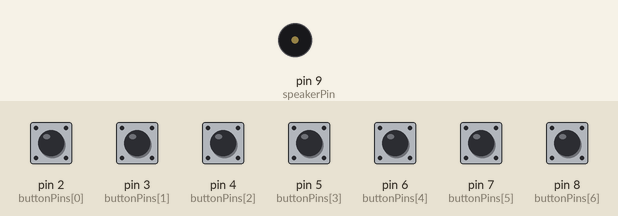
A sketch run on a simulated Arduino Uno, built with avr-gcc and run on an emulated ATmega328P. Parts: buzzer (waves = sounding). The inputs (shaded band) are chosen by the test bench; at power-on: pin 2 (buttonPins[0]), pin 3 (buttonPins[1]), pin 4 (buttonPins[2]), pin 5 (buttonPins[3]), pin 6 (buttonPins[4]), pin 7 (buttonPins[5]), pin 8 (buttonPins[6]) HIGH.

Above: at 1.2 s.
1.3 s: pin 2 (buttonPins[0]) pulled LOW for 0.15 s
At 1.37 s:
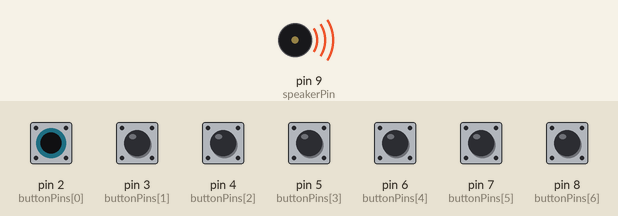
Timing chart, 0 to 4.3 s (numbered marks = the images above; inputs shaded):
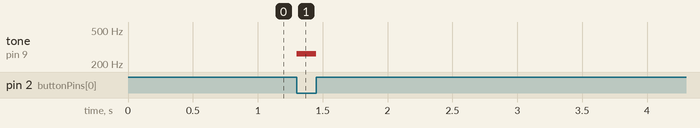

The sketch:

SoundNotes.ino
```cpp
const int numKeys = 7; // Количество клавиш
const int buttonPins[numKeys] = {2, 3, 4, 5, 6, 7, 8}; // Пины для кнопок
const int speakerPin = 9; // Пин для пьезоизлучателя

const int noteFrequencies[numKeys] = {
  262, // До
  294, // Ре
  330, // Ми
  349, // Фа
  392, // Соль
  440, // Ля
  494  // Си
};

void setup() {
  for (int i = 0; i < numKeys; i++) {
    pinMode(buttonPins[i], INPUT_PULLUP);
  }

  pinMode(speakerPin, OUTPUT);
}

void loop() {
  bool notePlayed = false;

  for (int i = 0; i < numKeys; i++) {
    if (digitalRead(buttonPins[i]) == LOW) {
      tone(speakerPin, noteFrequencies[i]);
      notePlayed = true;
      break;
    }
  }

  if (!notePlayed) {
    noTone(speakerPin);
  }
}
```

Measured:
- after the input at 1.3 s, tone on pin 9 (speakerPin): silent → 262 Hz at once, → silent 0.15 s later
